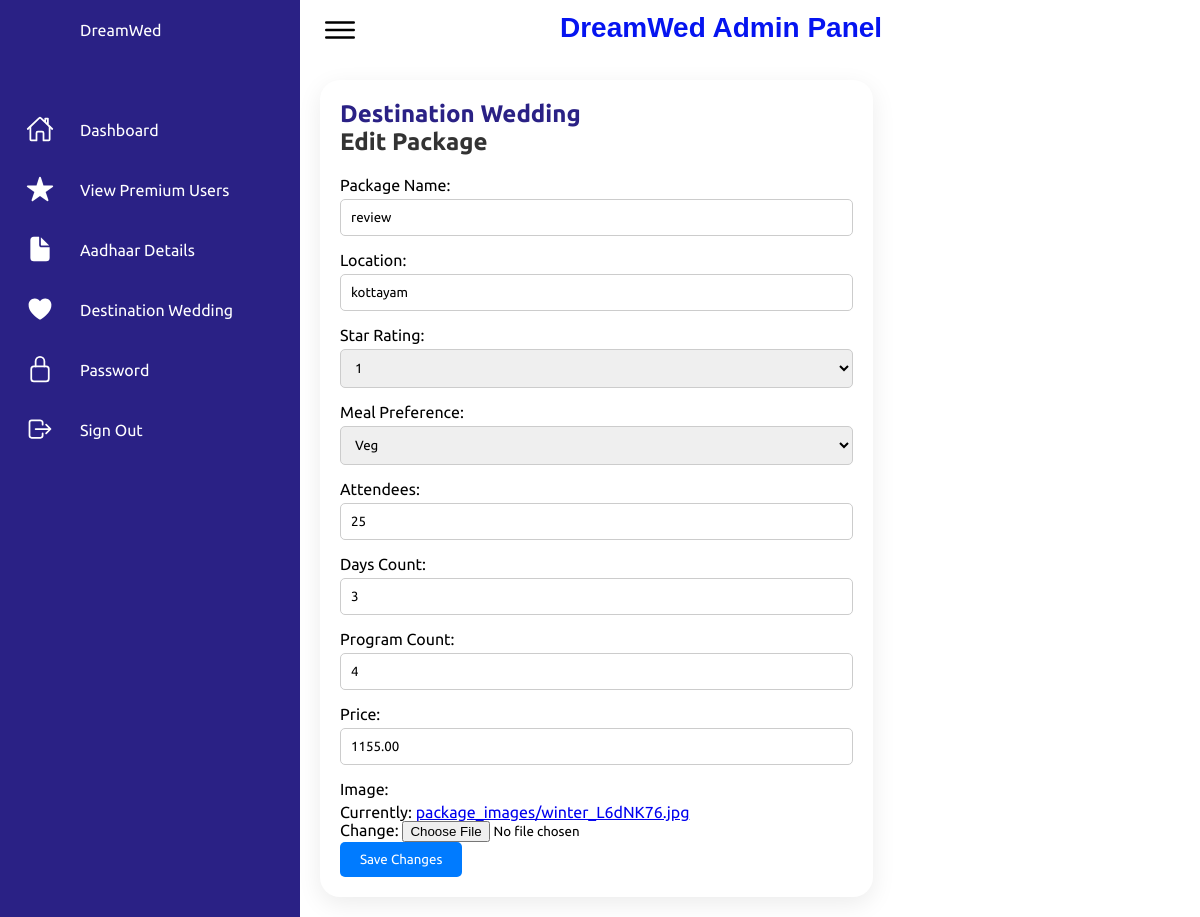
/myadmin/package/11/edit/ (signed in), run on an earlier commit of the app's database.
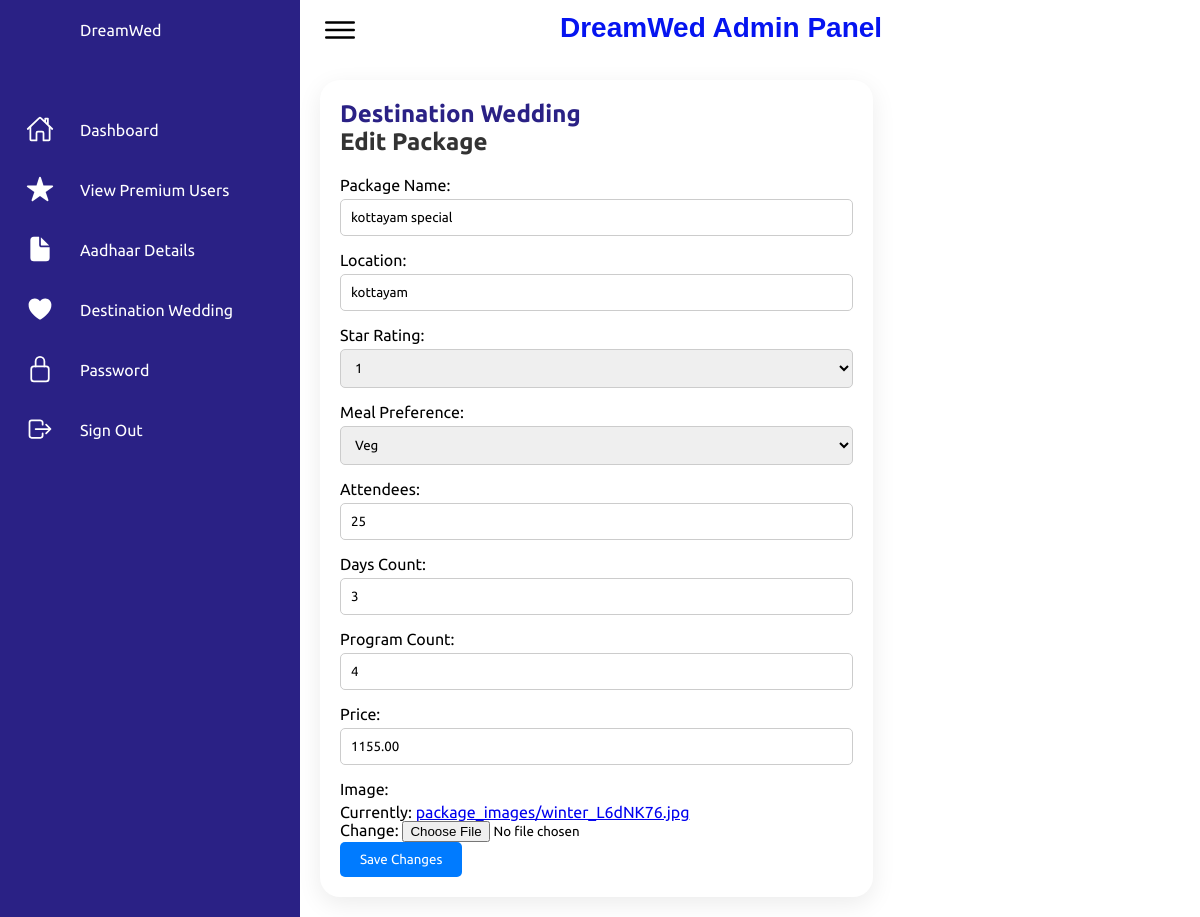
And on a later commit of the database.
### myadmin/models.py (models this page shows, shortened)
class Package(models.Model):
    package_name = models.CharField(max_length=100)
    star_rating = models.IntegerField()
    meal_preference = models.CharField(max_length=50)
    subcategory = models.CharField(max_length=20)
    attendees = models.IntegerField()
    days_count = models.IntegerField()
    program_count = models.IntegerField()
    price = models.DecimalField(max_digits=10, decimal_places=2)
    image = models.ImageField(upload_to='package_images/')
    location = models.CharField(max_length=100)
    dectype = models.CharField(max_length=10)
    subtype = models.CharField(max_length=20)

### myadmin/views.py (the view)
# urls.py: path('package/<int:pk>/edit/', views.edit_package, name='edit_package'),
@never_cache
@login_required(login_url='accounts:login')
def edit_package(request, pk):
    package = get_object_or_404(Package, pk=pk)
    if request.method == 'POST':
        form = PackageForm(request.POST, request.FILES, instance=package)
        if form.is_valid():
            form.save()
            return redirect('myadmin:adview_packages')  # Redirect to package detail page after editing
    else:
        form = PackageForm(instance=package)
    return render(request, 'myadmin/edit_package.html', {'form': form})

### myadmin/forms.py
class PackageForm(forms.ModelForm):
    class Meta:
        model = Package
        fields = ['package_name', 'star_rating', 'meal_preference','subcategory', 'attendees', 'days_count', 'program_count', 'price', 'image','location','dectype','subtype']

### myadmin/templates/myadmin/edit_package.html (shortened to what the changed rows need)
{% load static %}
<!DOCTYPE html>
<html lang="en">
<head>
    <link rel="stylesheet" href="{% static 'css/styleadmin.css' %}">
</head>
<body>
    <div class="container">
        <div class="main">
            <div class="topbar">
                <div class="search">
                    <label>
                        <h1 style="font-size: 28px; margin-bottom: 5px; color: #0514f0; font-family: Arial, sans-serif;">DreamWed Admin Panel</h1>
                    </label>
                </div>
            </div>
            <div class="details">
                <div class="recentOrders">
                    <div class="cardHeader">
                        <h2>Destination Wedding</h2>
                    </div>
                    <h2>Edit Package</h2>
                    <form id="secondPackageForm" method="post" enctype="multipart/form-data">
                        <div class="form-group">
                            <label for="id_package_name">Package Name:</label>
                            {{ form.package_name }}
                        </div>
                        <div class="form-group">
                            <label for="id_location">Location:</label>
                            {{ form.location }}
                        </div>
                        <div class="form-group">
                            <label for="id_attendees">Attendees:</label>
                            {{ form.attendees }}
                        </div>
                        <div class="form-group">
                            <label for="id_days_count">Days Count:</label>
                            {{ form.days_count }}
                        </div>
                        <div class="form-group">
                            <label for="id_program_count">Program Count:</label>
                            {{ form.program_count }}
                        </div>
                        <div class="form-group">
                            <label for="id_price">Price:</label>
                            {{ form.price }}
                        </div>
                        <div class="form-group">
                            <label for="id_image">Image:</label>
                            {{form.image}}
                        </div>
                    </form>
                </div>
            </div>
        </div>
    </div>
</body>
</html>

What changed in the data, as far as the page shows it:
changed Package "kottayam": package_name "review" → "kottayam special"
